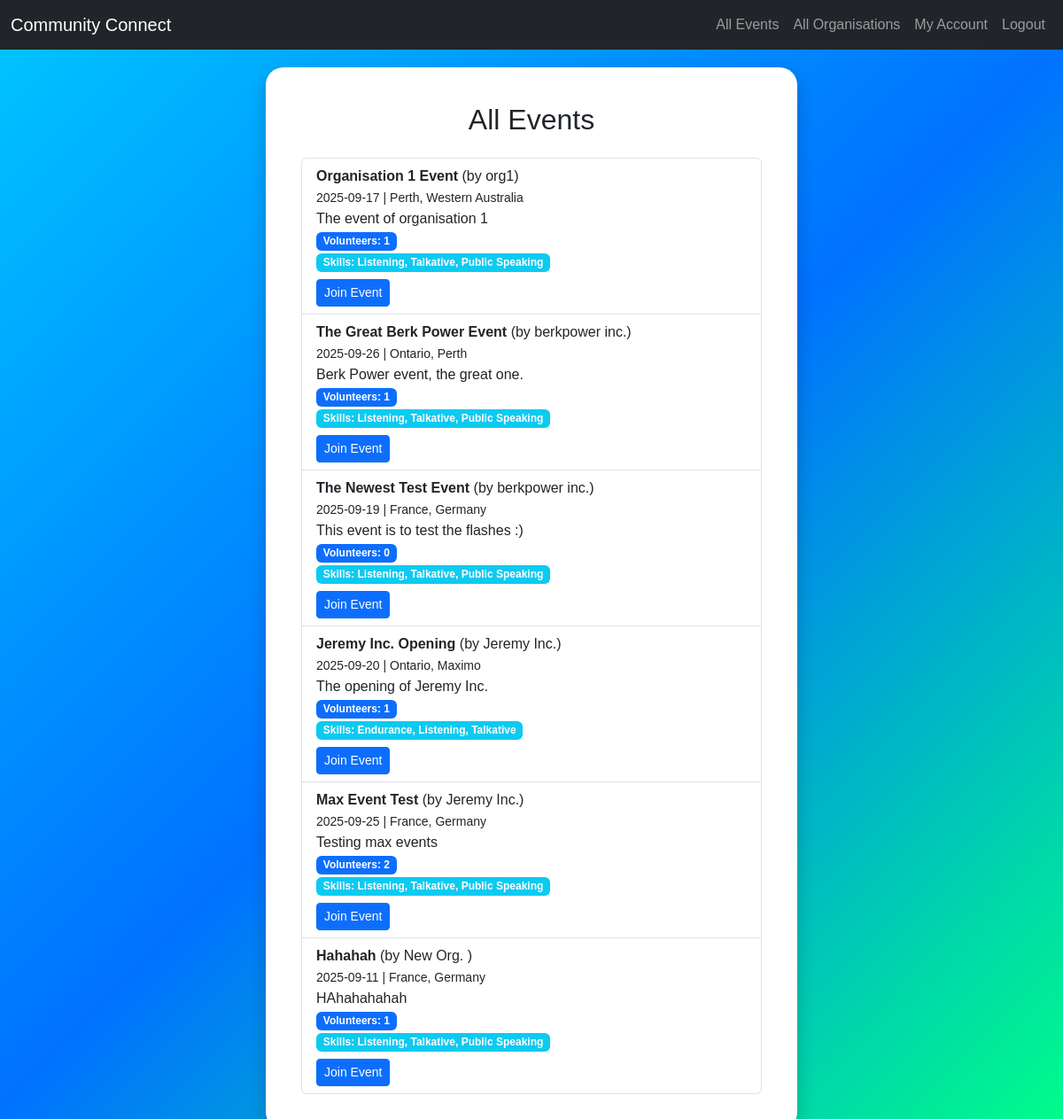
The app's page /events (signed in), older data.
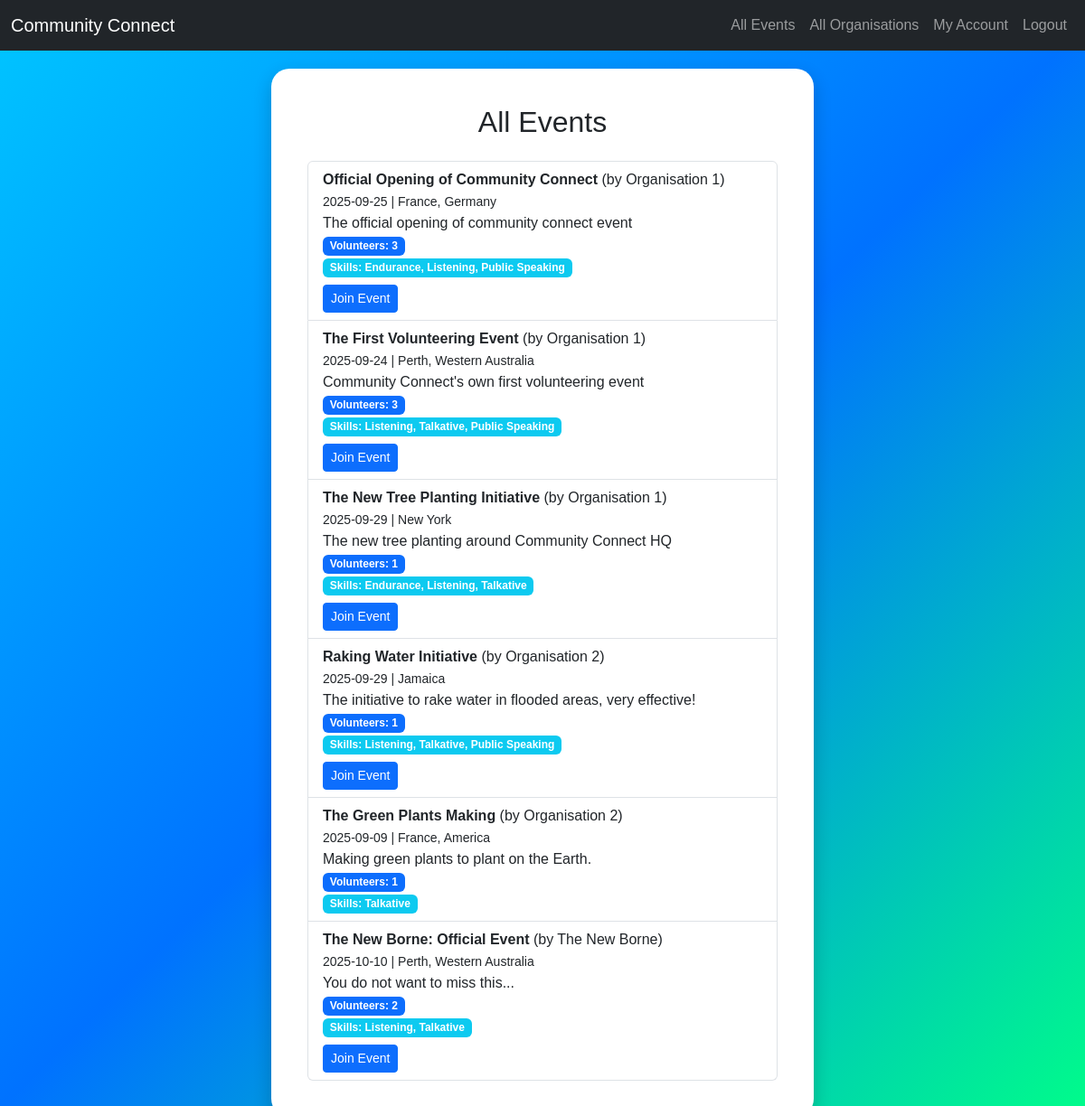
The same page, newer data.
### tables this page shows
CREATE TABLE event (
            event_id INTEGER PRIMARY KEY AUTOINCREMENT,
            organisation_id INTEGER NOT NULL,
            title TEXT NOT NULL,
            description TEXT,
            event_date TIMESTAMP NOT NULL,
            location TEXT,
            max_volunteers INTEGER,
            FOREIGN KEY (organisation_id) REFERENCES organisation(organisation_id) ON DELETE CASCADE
        );

### app.py (the view)
@app.route('/events')
def events():
    if 'user_id' not in session:
        flash("You need to be logged in to explore the events!", "danger") # Throw error message
        return redirect(url_for('login')) # Redirect user to login page
    with get_db() as conn:
        cursor = conn.cursor()
        cursor.execute("SELECT role FROM user WHERE user_id = ?", (session['user_id'],))
        role = cursor.fetchone()['role'] # Fetch the role of user only (That's all that's needed)
        cursor.execute("""
            SELECT e.event_id, e.title, e.description, e.event_date, e.location, o.name AS name, u.user_id, COUNT(ve.volunteer_id) AS volunteer_count
            FROM event e
            INNER JOIN organisation o ON e.organisation_id = o.organisation_id
            INNER JOIN user u ON o.user_id = u.user_id
            LEFT JOIN volunteer_event ve ON e.event_id = ve.event_id
            GROUP BY e.event_id
        """) # (Needed to use a LEFT JOIN here)
        events = cursor.fetchall() # Fetch all events into a list of dictionaries
        event_data = [] # Initialise variable
        for e in events:
            cursor.execute("""
                SELECT s.skill_id, s.name
                FROM event_skill es
                JOIN skill s ON es.skill_id = s.skill_id
                WHERE es.event_id = ?""", (e['event_id'],))
            skills = cursor.fetchall() # Fetch all required skills into list of dictionaries
            event_data.append({
                **dict(e),
                "skills": [s['name'] for s in skills],
                "skill_ids": [int(s['skill_id']) for s in skills]
            })
        volunteer_skills = [] # Initialise variable
        if role == "volunteer":
            cursor.execute("SELECT volunteer_id FROM volunteer WHERE user_id = ?", (session['user_id'],))
            volunteer = cursor.fetchone() # Fetch next available row
            if volunteer:
                cursor.execute("SELECT skill_id FROM volunteer_skill WHERE volunteer_id = ?", (volunteer['volunteer_id'],))
                volunteer_skills = [int(row['skill_id']) for row in cursor.fetchall()] # List comprehension iterates through each row, extracting skill id, and converting to integer and storing in list SO LONG TO DO
    return render_template("events.html",
                           events=event_data,
                           role=role,
                           volunteer_skills=volunteer_skills)

### models.py (called while the page is built)
def get_db():
    conn = sqlite3.connect(db_path) # Create connection between database and flask
    conn.row_factory = sqlite3.Row # Allows fetching rows as dictionaries
    return conn

### templates/events.html (shortened to what this page needs)
{% extends "layout.html" %}
{% block content %}
<div class="bubble-container">
  <div class="bubble" style="min-height: 500px;">
    <h2 class="text-center mb-4">All Events</h2>
    <ul class="list-group">
      {% for e in events %}
        <li class="list-group-item">
          <strong>{{ e.title }}</strong> (by {{ e.name }})<br>
          <small>{{ e.event_date }} | {{ e.location }}</small><br>
          <span>{{ e.description }}</span><br>
          <span class="badge bg-primary">Volunteers: {{ e.volunteer_count }}</span><br>
          {% if e.skills %}
            <span class="badge bg-info">Skills: {{ e.skills | join(", ") }}</span><br>
          {% endif %}
          {% if role == "volunteer" %}
            {% set matching_skills = e.skill_ids | select('in', volunteer_skills) | list %}
            {% if matching_skills %}
              <form method="POST" action="{{ url_for('join_event', event_id=e.event_id) }}" style="display:inline;">
                <button type="submit" class="btn btn-primary btn-sm mt-2">Join Event</button>
              </form>
            {% endif %}
          {% endif %}
        </li>
      {% else %}
        <li class="list-group-item">No events available yet.</li>
      {% endfor %}
    </ul>
  </div>
</div>
{% endblock %}

Row changes from the older to the newer data that the page shows:
removed event: title "Organisation 1 Event", name "org1", event_date "2025-09-17", location "Perth, Western Australia", description "The event of organisation 1", volunteer_count "1", skills "Listening, Talkative, Public Speaking"
removed event: title "Jeremy Inc. Opening", name "Jeremy Inc.", event_date "2025-09-20", location "Ontario, Maximo", description "The opening of Jeremy Inc.", volunteer_count "1", skills "Endurance, Listening, Talkative"
removed event: title "Hahahah", name "New Org.", event_date "2025-09-11", location "France, Germany", description "HAhahahahah", volunteer_count "1", skills "Listening, Talkative, Public Speaking"
added event: title "Official Opening of Community Connect", name "Organisation 1", event_date "2025-09-25", location "France, Germany", description "The official opening of community connect event", volunteer_count "3", skills "Endurance, Listening, Public Speaking"
changed event: title "The Great Berk Power Event" → "The First Volunteering Event"; name "berkpower inc." → "Organisation 1"; event_date "2025-09-26" → "2025-09-24"; location "Ontario, Perth" → "Perth, Western Australia"; description "Berk Power event, the great one." → "Community Connect's own first volunteering event"; volunteer_count "1" → "3"
changed event: title "The Newest Test Event" → "The New Tree Planting Initiative"; name "berkpower inc." → "Organisation 1"; event_date "2025-09-19" → "2025-09-29"; location "France, Germany" → "New York"; description "This event is to test the flashes :)" → "The new tree planting around Community Connect HQ"; volunteer_count "0" → "1"; skills "Listening, Talkative, Public Speaking" → "Endurance, Listening, Talkative"
added event: title "Raking Water Initiative", name "Organisation 2", event_date "2025-09-29", location "Jamaica", description "The initiative to rake water in flooded areas, very effective!", volunteer_count "1", skills "Listening, Talkative, Public Speaking"
changed event: title "Max Event Test" → "The Green Plants Making"; name "Jeremy Inc." → "Organisation 2"; event_date "2025-09-25" → "2025-09-09"; location "France, Germany" → "France, America"; description "Testing max events" → "Making green plants to plant on the Earth."; volunteer_count "2" → "1"; skills "Listening, Talkative, Public Speaking" → "Talkative"; no longer shows "Join Event"
added event: title "The New Borne: Official Event", name "The New Borne", event_date "2025-10-10", location "Perth, Western Australia", description "You do not want to miss this...", volunteer_count "2", skills "Listening, Talkative"
